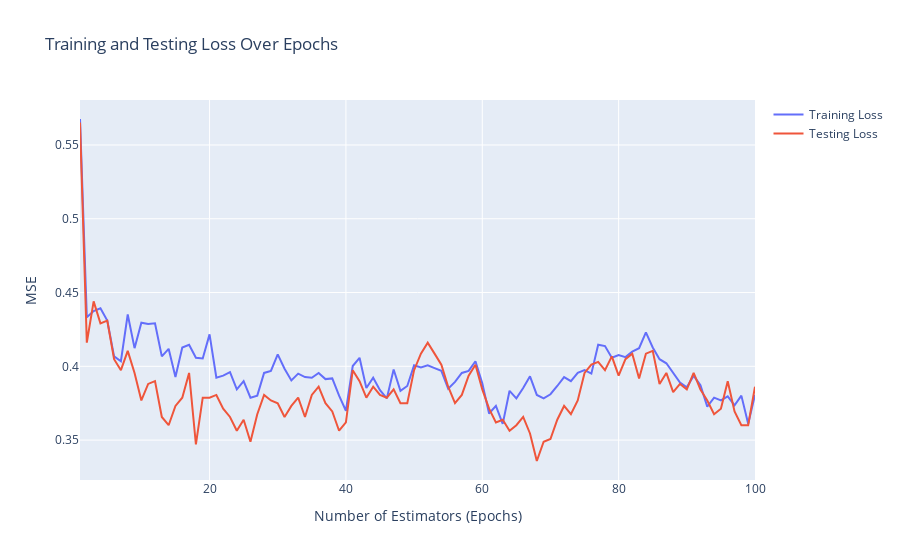

Here is the notebook cell this chart was saved with:
### Code cell
import plotly.graph_objects as go
import plotly.express as px

# Create a line plot for both training and testing MSE using Plotly
fig = go.Figure()

fig.add_trace(go.Scatter(x=np.arange(1, n_estimators + 1), y=training_loss, mode='lines', name='Training Loss'))
fig.add_trace(go.Scatter(x=np.arange(1, n_estimators + 1), y=testing_loss, mode='lines', name='Testing Loss'))

fig.update_layout(title='Training and Testing Loss Over Epochs',
                  xaxis_title='Number of Estimators (Epochs)',
                  yaxis_title='MSE')

fig.show()
